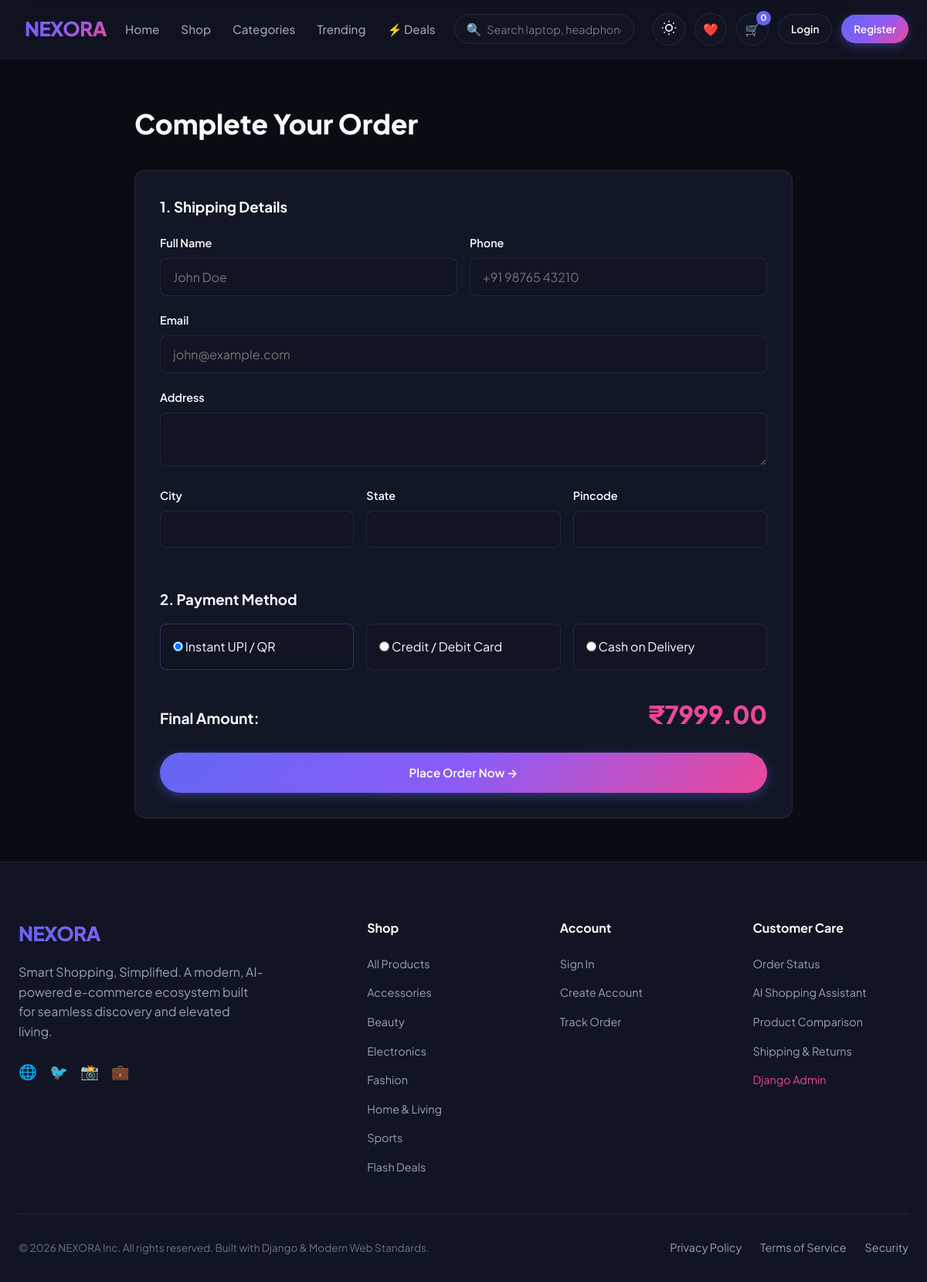
The app's page /checkout/ with its own data.
### store/models.py (models this page shows, shortened)
class Cart(models.Model):
    user = models.ForeignKey(User, on_delete=models.CASCADE, null=True, blank=True, related_name='cart')
    session_key = models.CharField(max_length=40, null=True, blank=True)
    created_at = models.DateTimeField(auto_now_add=True)
    updated_at = models.DateTimeField(auto_now=True)
    @property
    def total_items(self):
        return sum(item.quantity for item in self.items.all())
    @property
    def effective_subtotal(self):
        total = Decimal('0.00')
        for item in self.items.all():
            total += Decimal(str(item.product.current_price)) * item.quantity
        return total
    @property
    def delivery_charge(self):
        if self.effective_subtotal > Decimal('999.00') or self.items.count() == 0:
            return Decimal('0.00')
        return Decimal('99.00')
    @property
    def final_total(self):
        return self.effective_subtotal + self.delivery_charge

class CartItem(models.Model):
    cart = models.ForeignKey(Cart, on_delete=models.CASCADE, related_name='items')
    product = models.ForeignKey(Product, on_delete=models.CASCADE)
    quantity = models.PositiveIntegerField(default=1)
    created_at = models.DateTimeField(auto_now_add=True)
    class Meta:
        unique_together = ('cart', 'product')

class Product(models.Model):
    category = models.ForeignKey(Category, on_delete=models.CASCADE, related_name='products')
    name = models.CharField(max_length=255)
    slug = models.SlugField(max_length=280, unique=True)
    description = models.TextField()
    specifications = models.TextField(
        blank=True,
        default='{}',
        help_text='JSON string or line-separated key: value specs'
    )
    price = models.DecimalField(max_digits=10, decimal_places=2, help_text='Regular price in INR')
    discount_price = models.DecimalField(
        max_digits=10,
        decimal_places=2,
        null=True,
        blank=True,
        help_text='Discounted sale price in INR'
    )
    main_image = models.URLField(max_length=600, help_text='Primary image URL')
    stock = models.PositiveIntegerField(default=15)
    rating = models.FloatField(default=4.5)
    reviews_count = models.PositiveIntegerField(default=0)
    is_featured = models.BooleanField(default=False)
    is_trending = models.BooleanField(default=False)
    is_flash_deal = models.BooleanField(default=False)
    flash_deal_end = models.DateTimeField(null=True, blank=True)
    created_at = models.DateTimeField(auto_now_add=True)
    updated_at = models.DateTimeField(auto_now=True)
    class Meta:
        ordering = ['-created_at']
    @property
    def current_price(self):
        if self.discount_price and self.discount_price > 0 and self.discount_price < self.price:
            return self.discount_price
        return self.price

class Category(models.Model):
    name = models.CharField(max_length=100, unique=True)
    slug = models.SlugField(max_length=120, unique=True)
    description = models.TextField(blank=True, null=True)
    image_url = models.URLField(max_length=500, blank=True, null=True)
    icon = models.CharField(max_length=50, default='bi-tag', help_text='Icon class or identifier')
    created_at = models.DateTimeField(auto_now_add=True)
    class Meta:
        verbose_name_plural = 'Categories'
        ordering = ['name']

### store/views.py (the view, shortened to what this page needs)
# urls.py: path('checkout/', views.checkout_view, name='checkout'),
def checkout_view(request):
    cart = get_or_create_cart(request)
    if cart.total_items == 0:
        messages.warning(request, 'Your cart is empty. Add products before checkout.')
        return redirect('cart')
    initial_data = {}
    context = {
        'cart': cart,
        'items': cart.items.select_related('product').all(),
        'initial': initial_data,
    }
    return render(request, 'store/checkout.html', context)

### store/context_processors.py (called while the page is built)
def global_store_context(request):
    categories = Category.objects.all()
    cart_count = 0
    wishlist_count = 0
    compare_list = request.session.get('compare_list', [])
    if request.user.is_authenticated:
        cart = Cart.objects.filter(user=request.user).first()
        if cart:
            cart_count = cart.total_items
        wishlist_count = Wishlist.objects.filter(user=request.user).count()
    else:
        session_key = request.session.session_key
        if session_key:
            cart = Cart.objects.filter(session_key=session_key).first()
            if cart:
                cart_count = cart.total_items
    return {
        'global_categories': categories,
        'cart_count': cart_count,
        'wishlist_count': wishlist_count,
        'compare_count': len(compare_list),
        'compare_list': compare_list,
    }

### store/templates/store/checkout.html (shortened to what this page needs)
{% extends 'store/base.html' %}
{% block content %}
<div class="container" style="padding:3.5rem 1.5rem;max-width:900px;">
  <h1 style="font-size:2.2rem;font-weight:800;margin-bottom:2rem;">Complete Your Order</h1>
  <form method="POST" style="background:var(--bg-card);border:1px solid var(--border-subtle);border-radius:var(--radius-md);padding:2rem;">
    <h3 style="margin-bottom:1.25rem;">1. Shipping Details</h3>
    <div style="display:grid;grid-template-columns:1fr 1fr;gap:1rem;">
      <div class="form-group"><label class="form-label">Full Name</label><input type="text" name="name" value="{{ initial.name|default:'' }}" required class="form-control" placeholder="John Doe"></div>
      <div class="form-group"><label class="form-label">Phone</label><input type="text" name="phone" value="{{ initial.phone|default:'' }}" required class="form-control" placeholder="+91 98765 43210"></div>
    </div>
    <div class="form-group"><label class="form-label">Email</label><input type="email" name="email" value="{{ initial.email|default:'' }}" required class="form-control" placeholder="john@example.com"></div>
    <div class="form-group"><label class="form-label">Address</label><textarea name="address" rows="2" required class="form-control">{{ initial.address|default:'' }}</textarea></div>
    <div style="display:grid;grid-template-columns:1fr 1fr 1fr;gap:1rem;">
      <div class="form-group"><label class="form-label">City</label><input type="text" name="city" value="{{ initial.city|default:'' }}" required class="form-control"></div>
      <div class="form-group"><label class="form-label">State</label><input type="text" name="state" value="{{ initial.state|default:'' }}" required class="form-control"></div>
      <div class="form-group"><label class="form-label">Pincode</label><input type="text" name="pincode" value="{{ initial.pincode|default:'' }}" required class="form-control"></div>
    </div>
    <h3 style="margin:2rem 0 1rem;">2. Payment Method</h3>
    <div style="display:flex;gap:1rem;flex-wrap:wrap;margin-bottom:2rem;">
      <label style="padding:1rem;background:var(--bg-surface);border:1px solid var(--border-accent);border-radius:var(--radius-sm);cursor:pointer;flex:1;">
        <input type="radio" name="payment_method" value="UPI" checked> Instant UPI / QR
      </label>
      <label style="padding:1rem;background:var(--bg-surface);border:1px solid var(--border-subtle);border-radius:var(--radius-sm);cursor:pointer;flex:1;">
        <input type="radio" name="payment_method" value="Card"> Credit / Debit Card
      </label>
      <label style="padding:1rem;background:var(--bg-surface);border:1px solid var(--border-subtle);border-radius:var(--radius-sm);cursor:pointer;flex:1;">
        <input type="radio" name="payment_method" value="COD"> Cash on Delivery
      </label>
    </div>
    <div style="display:flex;justify-content:space-between;align-items:baseline;margin-bottom:1.5rem;">
      <span style="font-size:1.2rem;font-weight:700;">Final Amount:</span>
      <span style="font-size:2rem;font-weight:800;color:var(--accent);">₹{{ cart.final_total }}</span>
    </div>
    <button type="submit" class="btn btn-primary btn-block" style="padding:1rem;">Place Order Now →</button>
  </form>
</div>
{% endblock %}

### store/templates/store/base.html (shortened to what this page needs)
{% load static %}
<!DOCTYPE html>
<html lang="en" data-theme="dark">
<head>
  <link rel="stylesheet" href="{% static 'css/main.css' %}">
</head>
<body>
  <header class="navbar">
    <div class="container">
      <a href="{% url 'home' %}" class="brand-logo">
        NEXORA
      </a>
      <ul class="nav-links">
        <li><a href="{% url 'home' %}" class="nav-link {% if request.resolver_match.url_name == 'home' %}active{% endif %}">Home</a></li>
        <li><a href="{% url 'product_list' %}" class="nav-link {% if request.resolver_match.url_name == 'product_list' and not request.GET.sort %}active{% endif %}">Shop</a></li>
        <li><a href="{% url 'product_list' %}#categories" class="nav-link">Categories</a></li>
        <li><a href="{% url 'product_list' %}?sort=popular" class="nav-link">Trending</a></li>
        <li><a href="{% url 'home' %}#flash-deals" class="nav-link">⚡ Deals</a></li>
      </ul>
      <form action="{% url 'product_list' %}" method="GET" class="nav-search-box">
        <span class="nav-search-icon">🔍</span>
        <input type="text" name="q" value="{{ request.GET.q|default:'' }}" class="nav-search-input" placeholder="Search laptop, headphones, shoes..." autocomplete="off" id="headerSearchInput">
      </form>
      <div class="nav-actions">
        <button class="action-btn" id="themeToggleBtn" title="Toggle Theme">
          <span id="themeIcon">🌙</span>
        </button>
        {% if user.is_authenticated %}
        <a href="{% url 'wishlist' %}" class="action-btn" title="Wishlist">
          <span>❤️</span>
          <span class="badge-count" id="wishlistBadge">{{ wishlist_count }}</span>
        </a>
        {% else %}
        <a href="{% url 'login' %}?next={% url 'wishlist' %}" class="action-btn" title="Wishlist">
          <span>❤️</span>
        </a>
        {% endif %}
        <a href="{% url 'cart' %}" class="action-btn" id="navCartBtn" title="Shopping Cart">
          <span>🛒</span>
          <span class="badge-count" id="cartBadge">{{ cart_count }}</span>
        </a>
        {% if user.is_authenticated %}
        <a href="{% url 'profile' %}" class="btn btn-secondary btn-sm" style="margin-left:0.25rem;">
          👤 {{ user.first_name|default:user.username }}
        </a>
        <a href="{% url 'logout' %}" class="btn btn-secondary btn-sm" title="Logout">Exit</a>
        {% else %}
        <a href="{% url 'login' %}" class="btn btn-secondary btn-sm">Login</a>
        <a href="{% url 'register' %}" class="btn btn-primary btn-sm">Register</a>
        {% endif %}
      </div>
    </div>
  </header>
  <main style="flex:1;">
    {% block content %}{% endblock %}
  </main>
  <footer class="footer">
    <div class="container">
      <div class="footer-grid">
        <div>
          <a href="{% url 'home' %}" class="brand-logo" style="margin-bottom:0.75rem;">NEXORA</a>
          <p class="footer-desc">Smart Shopping, Simplified. A modern, AI-powered e-commerce ecosystem built for seamless discovery and elevated living.</p>
          <div style="display:flex;gap:1rem;color:var(--text-dim);font-size:1.2rem;">
            <span>🌐</span> <span>🐦</span> <span>📸</span> <span>💼</span>
          </div>
        </div>
        <div>
          <h4 class="footer-title">Shop</h4>
          <ul class="footer-links">
            <li><a href="{% url 'product_list' %}" class="footer-link">All Products</a></li>
            {% for cat in global_categories %}
            <li><a href="{% url 'product_list' %}?category={{ cat.slug }}" class="footer-link">{{ cat.name }}</a></li>
            {% endfor %}
            <li><a href="{% url 'home' %}#flash-deals" class="footer-link">Flash Deals</a></li>
          </ul>
        </div>
        <div>
          <h4 class="footer-title">Account</h4>
          <ul class="footer-links">
            {% if user.is_authenticated %}
            <li><a href="{% url 'profile' %}" class="footer-link">My Profile</a></li>
            <li><a href="{% url 'wishlist' %}" class="footer-link">Wishlist</a></li>
            <li><a href="{% url 'cart' %}" class="footer-link">Shopping Cart</a></li>
            <li><a href="{% url 'order_tracking' %}" class="footer-link">Track Orders</a></li>
            <li><a href="{% url 'logout' %}" class="footer-link">Sign Out</a></li>
            {% else %}
            <li><a href="{% url 'login' %}" class="footer-link">Sign In</a></li>
            <li><a href="{% url 'register' %}" class="footer-link">Create Account</a></li>
            <li><a href="{% url 'order_tracking' %}" class="footer-link">Track Order</a></li>
            {% endif %}
          </ul>
        </div>
        <div>
          <h4 class="footer-title">Customer Care</h4>
          <ul class="footer-links">
            <li><a href="{% url 'order_tracking' %}" class="footer-link">Order Status</a></li>
            <li><a href="{% url 'home' %}#ai-assistant" class="footer-link">AI Shopping Assistant</a></li>
            <li><a href="{% url 'compare' %}" class="footer-link">Product Comparison</a></li>
            <li><a href="#" class="footer-link">Shipping & Returns</a></li>
            <li><a href="/admin/" class="footer-link" style="color:var(--accent);">Django Admin</a></li>
          </ul>
        </div>
      </div>
      <div class="footer-bottom">
        <div>&copy; 2026 NEXORA Inc. All rights reserved. Built with Django & Modern Web Standards.</div>
        <div style="display:flex;gap:1.5rem;">
          <a href="#" class="footer-link">Privacy Policy</a>
          <a href="#" class="footer-link">Terms of Service</a>
          <a href="#" class="footer-link">Security</a>
        </div>
      </div>
    </div>
  </footer>
</body>
</html>

### records on screen
Cart: final_total "7999.00"
Category: name "Accessories"
Category: name "Beauty"
Category: name "Electronics"
Category: name "Fashion"
Category: name "Home & Living"
Category: name "Sports"

### other values on screen
{{ cart_count }} "0"
